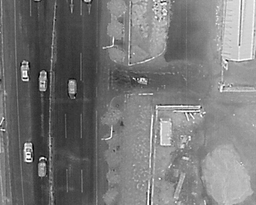
#> input picture original/Data/scene1.png, 256 x 205 px, shrunk from 640 x 512 before the run, found by its file name
$ python noise_estimation.py
#> lines starting #> are read from the running program, lines starting #| are printed output that depends on the picture; after the words box and inside, x2 and y2 are one past the last pixel; in counts of white or black regions, pixels touching at a corner belong together
### data_utils.py
import numpy as np
import cv2

def read_ir_image(img_path, gray=True):
    """读取红外图像（转为灰度图，适配0~255灰度范围）"""
#> called with gray = True
    if gray:
        img = cv2.imread(img_path, cv2.IMREAD_GRAYSCALE)  # 灰度模式读取
#> img is the input picture: shape (205, 256); min 0, max 255, mean 119.5
    else:
        img = cv2.imread(img_path)

    # 检查图像是否读取成功
    if img is None:
        raise FileNotFoundError(f"无法读取图像: {img_path}\n请检查路径或文件完整性")

    return img.astype(np.uint8)

def add_salt_pepper_noise(img, noise_density=0.2, return_mask=False):
    """
    添加椒盐噪声（支持返回真实噪声掩码，解决return_mask参数错误）
    参数：
        img: 原始图像（uint8）
        noise_density: 目标噪声密度（0~1）
        return_mask: 是否返回真实噪声掩码（True/False）
    返回：
        若return_mask=True：(noisy_img, real_mask)
        若return_mask=False：noisy_img
    """
#> called with noise_density = 0.4, return_mask = True
    img = img.astype(np.uint8)
    h, w = img.shape
#> h = 205; w = 256
    noisy_img = img.copy()

    # 1. 分配椒、盐噪声概率（各占一半，总密度=noise_density）
    p_pepper = noise_density / 2  # 椒噪声（灰度0）概率
    p_salt = noise_density / 2    # 盐噪声（灰度255）概率

    # 2. 生成独立噪声掩码（避免同一像素被两种噪声覆盖）
    mask_pepper = np.random.choice([0, 1], size=(h, w), p=[1-p_pepper, p_pepper])
    mask_salt = np.random.choice([0, 1], size=(h, w), p=[1-p_salt, p_salt])
    mask_pepper[mask_salt == 1] = 0  # 盐噪声位置，椒噪声掩码置0

    # 3. 应用噪声到图像
    noisy_img[mask_pepper == 1] = 0
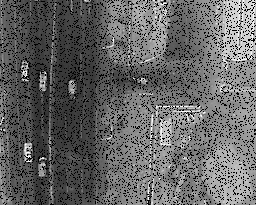
#> noisy_img: shape (205, 256); 15.9% of pixels changed, all inside (x1, y1, x2, y2) = (0, 0, 256, 205)
    noisy_img[mask_salt == 1] = 255
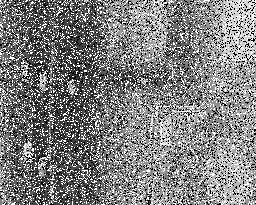
#> noisy_img: shape (205, 256); min 0, max 255, mean 128.1

    # 4. 合并真实噪声掩码（1=噪声，0=正常）
    real_mask = mask_pepper | mask_salt

    # 5. 输出实际噪声密度（便于验证）
    real_density = np.sum(real_mask) / (h * w)
#> real_density = 0.362
    print(f"目标噪声密度：{noise_density:.2f}，实际噪声密度：{real_density:.4f}")
#| 目标噪声密度：0.40，实际噪声密度：0.3618

    # 6. 根据参数返回结果
    if return_mask:
        return noisy_img, real_mask
    else:
        return noisy_img

### noise_estimation.py
import numpy as np
import cv2
from skimage.morphology import square, opening, closing
from data_utils import read_ir_image, add_salt_pepper_noise

def get_neighborhood(img, x, y, win_size=3):
    """获取邻域（边缘复制填充，适配红外图像）"""
    h, w = img.shape
    pad = win_size // 2
    img_padded = cv2.copyMakeBorder(img, pad, pad, pad, pad, cv2.BORDER_REPLICATE)
    neighbor = img_padded[x:x+win_size, y:y+win_size]
    return neighbor

def noise_detection(img, win_size=3, T=20, sigma_thresh=1.0, candidate_thresh=15):
    """
    针对性修改的噪声检测（解决漏检/误检问题，适配椒盐噪声+红外图像）
    关键修改：放宽候选范围、降低偏差阈值、温和形态学处理
    """
    h, w = img.shape
    noise_mask = np.zeros((h, w), dtype=np.uint8)
    img_float = img.astype(np.float32)

    for x in range(h):
        for y in range(w):
            pixel = img_float[x, y]
            # -------------------------- 修改1：放宽候选噪声范围（解决漏检） --------------------------
            # 原逻辑：仅≤5或≥250为候选，可能漏检接近极值的噪声（如10、245）
            # 新逻辑：≤candidate_thresh（15）或≥(255-candidate_thresh)（240），覆盖更多真实椒盐噪声
            if not (pixel <= candidate_thresh or pixel >= (255 - candidate_thresh)):
                continue  # 仅保留接近极值的像素作为候选

            # -------------------------- 修改2：优化邻域分析（减少误判） --------------------------
            neighbor = get_neighborhood(img_float, x, y, win_size)
            # 非极值像素：排除候选范围内的像素（更合理区分正常/噪声）
            non_extreme = neighbor[(neighbor > candidate_thresh) & (neighbor < (255 - candidate_thresh))]
            extreme_low = (neighbor <= candidate_thresh).sum()    # 接近0的极值数量
            extreme_high = (neighbor >= (255 - candidate_thresh)).sum()  # 接近255的极值数量

            # -------------------------- 修改3：降低偏差判断阈值（解决漏检） --------------------------
            # 原逻辑：sigma_thresh=1.2，判断过严导致漏检；新逻辑=1.0，更易检测到真实噪声
            if len(non_extreme) > 0:
                mu = non_extreme.mean()
                sigma = non_extreme.std() if len(non_extreme) > 1 else 1e-6  # 避免除零

                # 分方向判断：低灰度候选→低于均值，高灰度候选→高于均值
                if pixel <= candidate_thresh:
                    if mu - pixel >= sigma_thresh * sigma:  # 降低阈值，更易标记为噪声
                        noise_mask[x, y] = 1
                else:
                    if pixel - mu >= sigma_thresh * sigma:
                        noise_mask[x, y] = 1
            else:
                # 无有效非极值像素时，放宽极值数量阈值（原T=15→新T=20），减少漏检
                if (pixel <= candidate_thresh and extreme_low <= T) or (pixel >= (255 - candidate_thresh) and extreme_high <= T):
                    noise_mask[x, y] = 1

    # -------------------------- 修改4：温和形态学处理（避免过度删除噪声标记） --------------------------
    # 原逻辑：square(2)结构元，可能删除小噪声块；新逻辑：square(1)，仅去除孤立1个像素的误检
    noise_mask = opening(noise_mask, square(1))  # 去除孤立误检点（1×1结构元）
    noise_mask = closing(noise_mask, square(1))  # 填补噪声块小空洞（1×1结构元）

    return noise_mask

# -------------------------- 新增：噪声检测评估函数（方便查看是否准确） --------------------------
def evaluate_noise_detection(real_mask, detected_mask):
    """
    评估噪声检测准确性（关键：召回率=不漏检，精确率=不误检）
    real_mask：真实噪声掩码（add_salt_pepper_noise返回的）
    detected_mask：检测到的噪声掩码
    """
    true_pos = np.sum((real_mask == 1) & (detected_mask == 1))  # 正确检测的噪声
    false_neg = np.sum((real_mask == 1) & (detected_mask == 0))  # 漏检的噪声（致命！）
    false_pos = np.sum((real_mask == 0) & (detected_mask == 1))  # 误检的正常像素

    recall = true_pos / (true_pos + false_neg + 1e-6)  # 召回率：越高越好（漏检少）
    precision = true_pos / (true_pos + false_pos + 1e-6)  # 精确率：越高越好（误检少）

    print(f"\n噪声检测评估（关键指标）：")
    print(f"召回率：{recall:.2%} → 越高越好（低于80%说明漏检太多，LSQ无法修复）")
    print(f"精确率：{precision:.2%} → 越高越好（低于70%说明误检太多，LSQ修坏正常像素）")
    return recall, precision

# 测试：运行噪声检测并评估（必须先确保检测准确）
if __name__ == "__main__":
    import os
    # 1. 生成已知噪声密度的含噪图（用设定0.4，验证检测准确性）
    original_path = "D:/LSQ_IR_Denoise/data/original/Data/scene1.png"
    original_img = read_ir_image(original_path)
    noisy_img, real_mask = add_salt_pepper_noise(original_img, noise_density=0.4, return_mask=True)
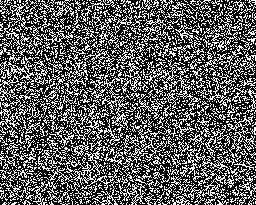
#> real_mask: shape (205, 256) int64; values 0 (black) and 1 (white), 36.2% white in thin lines or dots

    # 2. 运行修改后的噪声检测
    detected_mask = noise_detection(noisy_img)
#> the loop in noise_detection, `for x in range(h):` made 205 passes
#> pass 1, in get_neighborhood, `img_padded = cv2.copyMakeBorder(img, pad, pad, pad, pad, cv2.BORDER_RE..`:
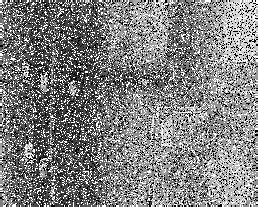
#> img_padded: shape (207, 258) float32; min 0, max 255, mean 128.3
#> after the loop in noise_detection, `for x in range(h):`:
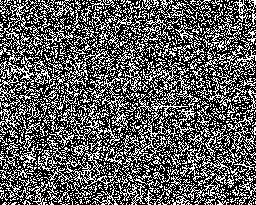
#> noise_mask: shape (205, 256); values 0 (black) and 1 (white), 36.5% white in thin lines or dots

    # 3. 评估检测准确性（必须看召回率是否≥80%）
    recall, precision = evaluate_noise_detection(real_mask, detected_mask)
#| 召回率：100.00% → 越高越好（低于80%说明漏检太多，LSQ无法修复）
#| 精确率：98.99% → 越高越好（低于70%说明误检太多，LSQ修坏正常像素）

    # 4. 保存掩码可视化（查看检测效果）
    save_dir = "D:/LSQ_IR_Denoise/data/noisy/"
    os.makedirs(save_dir, exist_ok=True)
    cv2.imwrite(os.path.join(save_dir, "detected_mask_0.4.png"), detected_mask * 255)
    cv2.imwrite(os.path.join(save_dir, "real_mask_0.4.png"), real_mask * 255)
    print(f"\n掩码已保存：真实掩码(real_mask_0.4.png)、检测掩码(detected_mask_0.4.png)")

$ run again, with original/Data/scene2.png copied over original/Data/scene1.png
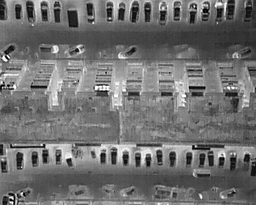
#> input picture original/Data/scene2.png, 256 x 205 px, shrunk from 640 x 512 before the run, found by its file name
#> in read_ir_image, img is the input picture: shape (205, 256); min 0, max 255, mean 112
#| 目标噪声密度：0.40，实际噪声密度：0.3618
#> real_mask: shape (205, 256) int64; values 0 (black) and 1 (white), 36.2% white in thin lines or dots
#> the loop in noise_detection, `for x in range(h):` made 205 passes
#> pass 1, in get_neighborhood, `img_padded = cv2.copyMakeBorder(img, pad, pad, pad, pad, cv2.BORDER_RE..`:
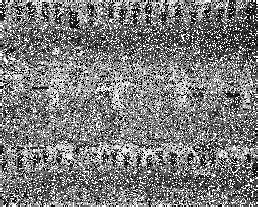
#> img_padded: shape (207, 258) float32; min 0, max 255, mean 123.3
#> after the loop in noise_detection, `for x in range(h):`:
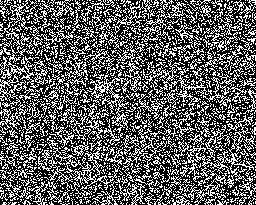
#> noise_mask: shape (205, 256); values 0 (black) and 1 (white), 36.7% white in thin lines or dots
#| 召回率：99.99% → 越高越好（低于80%说明漏检太多，LSQ无法修复）
#| 精确率：98.64% → 越高越好（低于70%说明误检太多，LSQ修坏正常像素）

$ run again, with original/Data/scene3.png copied over original/Data/scene1.png
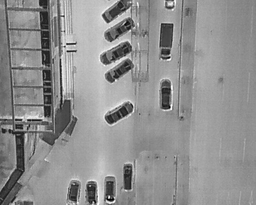
#> input picture original/Data/scene3.png, 256 x 205 px, shrunk from 640 x 512 before the run, found by its file name
#> in read_ir_image, img is the input picture: shape (205, 256); min 0, max 255, mean 144.4
#> in add_salt_pepper_noise, `noisy_img[mask_pepper == 1] = 0`:
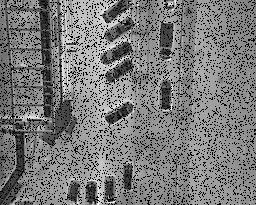
#> noisy_img: shape (205, 256); 15.9% of pixels changed, all inside (x1, y1, x2, y2) = (0, 0, 256, 205)
#| 目标噪声密度：0.40，实际噪声密度：0.3618
#> real_mask: shape (205, 256) int64; values 0 (black) and 1 (white), 36.2% white in thin lines or dots
#> the loop in noise_detection, `for x in range(h):` made 205 passes
#> pass 1, in get_neighborhood, `img_padded = cv2.copyMakeBorder(img, pad, pad, pad, pad, cv2.BORDER_RE..`:
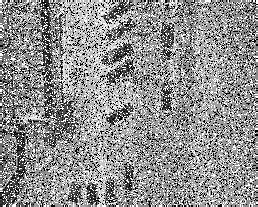
#> img_padded: shape (207, 258) float32; min 0, max 255, mean 143.8
#| 召回率：100.00% → 越高越好（低于80%说明漏检太多，LSQ无法修复）
#| 精确率：99.83% → 越高越好（低于70%说明误检太多，LSQ修坏正常像素）
